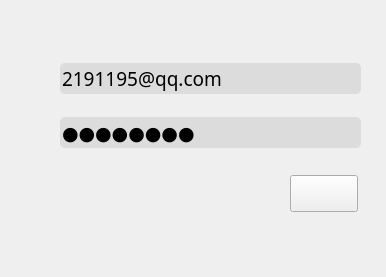
<?xml version="1.0" encoding="UTF-8"?>
<ui version="4.0">
 <class>ClientWidget</class>
 <widget class="QWidget" name="ClientWidget">
  <property name="geometry">
   <rect>
    <x>0</x>
    <y>0</y>
    <width>386</width>
    <height>277</height>
   </rect>
  </property>
  <property name="windowTitle">
   <string>Form</string>
  </property>
  <property name="styleSheet">
   <string notr="true"/>
  </property>
  <widget class="QPushButton" name="pushButton_Login">
   <property name="geometry">
    <rect>
     <x>290</x>
     <y>175</y>
     <width>68</width>
     <height>37</height>
    </rect>
   </property>
   <property name="font">
    <font>
     <family>微软雅黑</family>
     <pointsize>16</pointsize>
    </font>
   </property>
   <property name="styleSheet">
    <string notr="true">QWidget#pushButton_Login{
	background-image:url(:/images/LoginBtn.png)
}</string>
   </property>
   <property name="text">
    <string/>
   </property>
  </widget>
  <widget class="QLineEdit" name="lineEdit_Username">
   <property name="geometry">
    <rect>
     <x>60</x>
     <y>63</y>
     <width>301</width>
     <height>31</height>
    </rect>
   </property>
   <property name="font">
    <font>
     <family>微软雅黑</family>
     <pointsize>14</pointsize>
    </font>
   </property>
   <property name="styleSheet">
    <string notr="true">QWidget#lineEdit_Username
{
	background-color:rgb(220,220,220);
	border-radius:5px;
}</string>
   </property>
   <property name="text">
    <string>2191195@qq.com</string>
   </property>
  </widget>
  <widget class="QLineEdit" name="lineEdit_Password">
   <property name="geometry">
    <rect>
     <x>60</x>
     <y>117</y>
     <width>301</width>
     <height>31</height>
    </rect>
   </property>
   <property name="font">
    <font>
     <family>微软雅黑</family>
     <pointsize>14</pointsize>
    </font>
   </property>
   <property name="styleSheet">
    <string notr="true">QWidget#lineEdit_Password
{
	background-color:rgb(220,220,220);
	border-radius:5px;
}</string>
   </property>
   <property name="text">
    <string>31415926</string>
   </property>
   <property name="echoMode">
    <enum>QLineEdit::Password</enum>
   </property>
  </widget>
 </widget>
 <resources/>
 <connections/>
</ui>
